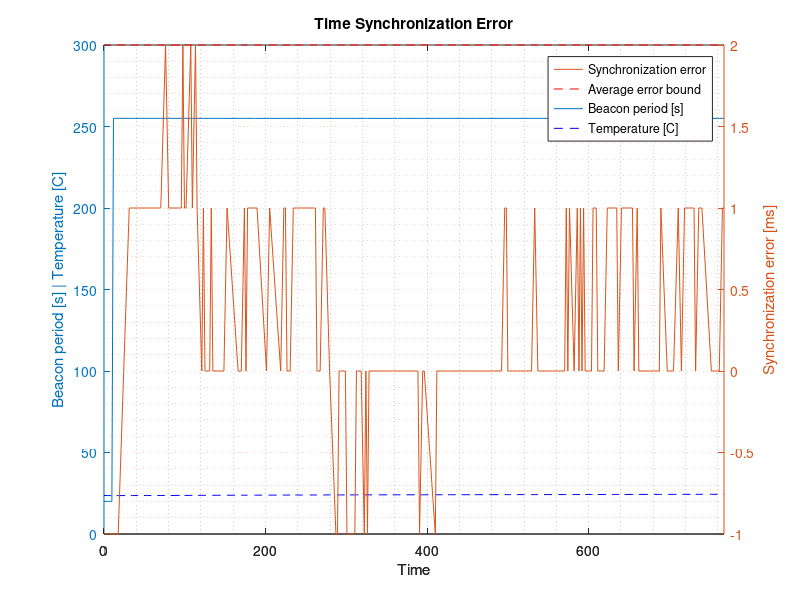
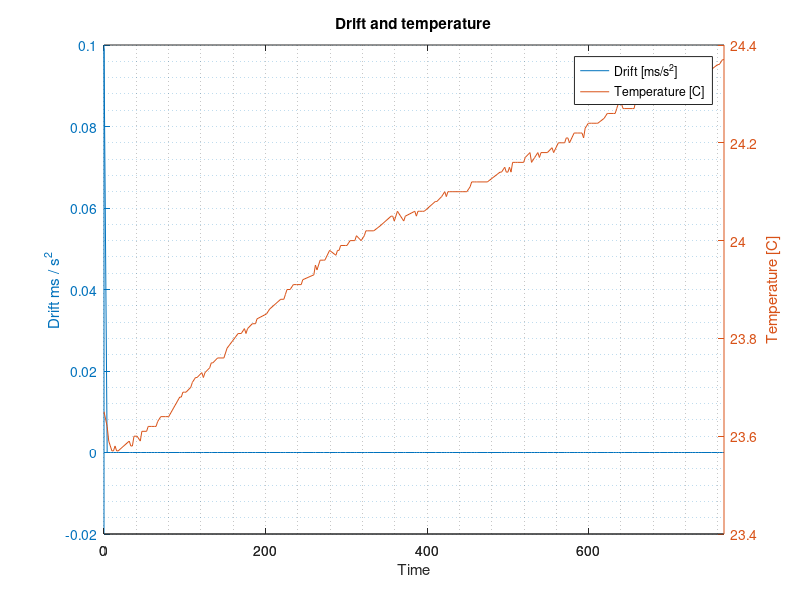
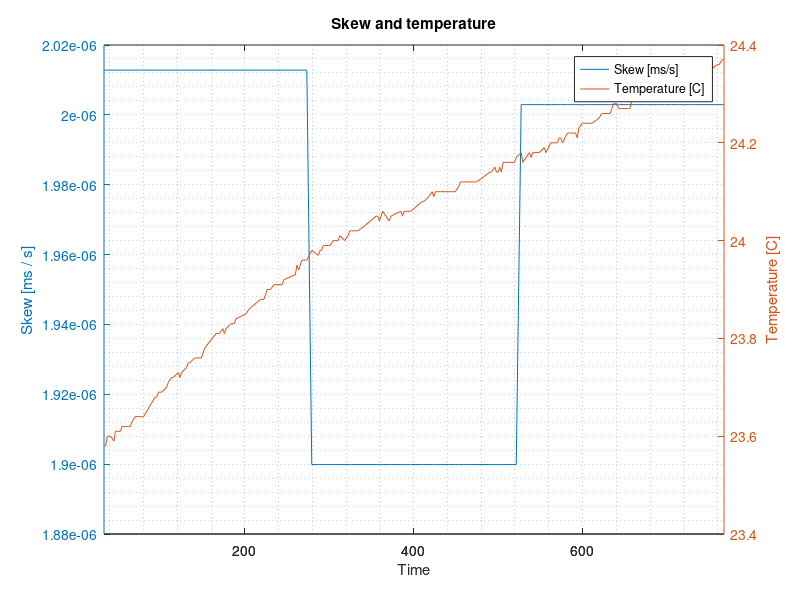

Write MATLAB code to recreate these figures, in order.
data = dlmread('2014-12-22 20-13-52.txt'); % Stable measurements
%data = dlmread('2014-12-22 16-37-55.txt'); % Unstable measurements
%data = dlmread('2014-12-22 15-49-36.txt');
%data = dlmread('2014-12-22 15-26-48.txt');
%data = dlmread('2014-12-22 12-42-09.txt');

j = 1;
pairedData = zeros(length(data),6);
% pairedData = [timeSyncError, beaconPeriod, drift, skew, temp, seq, timestamp]
for i = 1:length(data)-1
   if ((abs(data(i,7) - data (i+1,7)) < 50) && (data(i,1)-data(i+1,1) ~= 0))
       if (abs(data(i,2)-data(i+1,2)) > 1000000)
           % outlier
           continue;
       end
       
       if(data(i,1) == 1) % parent is i, child is i+1
            pairedData(j,1) = data(i,2)-data(i+1,2);
            pairedData(j,2) = data(i,3);
            pairedData(j,3) = data(i,4);
            pairedData(j,4) = data(i+1,4);
            pairedData(j,5) = data(i+1,5);
            pairedData(j,6) = data(i,6);
            pairedData(j,7) = data(i,7);
       else % parent is i+1, child is i
            pairedData(j,1) = data(i+1,2)-data(i,2);
            pairedData(j,2) = data(i+1,3);
            pairedData(j,3) = data(i+1,4);
            pairedData(j,4) = data(i,4);
            pairedData(j,5) = data(i,5);
            pairedData(j,6) = data(i+1,6);
            pairedData(j,7) = data(i+1,7);
       end
       j = j+1;
   else
       % no match
   end
end
pairedData  = pairedData(1:j-1,:);

% Remove unwanted parts:
%pairedData  = pairedData(11:length(pairedData),:); %Unstable
pairedData  = pairedData(30:length(pairedData)/2-75,:); %Stable

% Normalize timestamps
pairedData(:,7) = (pairedData(:,7)-pairedData(1,7))/1000;

figure(1)
clf

% SyncError, beacon period, temperature and error bound vs time
[hAx,pBeacon,pError] = plotyy(pairedData(:,7),pairedData(:,2),pairedData(:,7),pairedData(:,1));
set(get(hAx(1),'Ylabel'),'String','Beacon period [s] | Temperature [C]') 
set(get(hAx(2),'Ylabel'),'String','Synchronization error [ms]')

axes(hAx(1))
hold on
plot(pairedData(:,7),pairedData(:,5),'--b');
xlabel('Time')
axes(hAx(2))
hold on
plot(pairedData(:,7),ones(size(pairedData(:,7)))*2,'--r');

title('Time Synchronization Error')
xlabel('Time')

grid minor
legend(...
    'Synchronization error',...
    'Average error bound',...
    'Beacon period [s]',...
    'Temperature [C]')

%%
figure(2)
% Drift and temperature vs time
[hAx2,pBeacon,pError] = plotyy(pairedData(:,7),pairedData(:,3),pairedData(:,7),pairedData(:,5)); 

title('Drift and temperature')
xlabel('Time')

ylabel(hAx2(1),'Drift ms / s^2') % left y-axis
ylabel(hAx2(2),'Temperature [C]') % right y-axis

grid minor
legend(...
    'Drift [ms/s^2]',...
    'Temperature [C]')

pairedData  = pairedData(11:length(pairedData),:); %Unstable
figure(3)
% Skew and temperature vs time
[hAx2,pBeacon,pError] = plotyy(pairedData(:,7),pairedData(:,4),pairedData(:,7),pairedData(:,5)); 

title('Skew and temperature')
xlabel('Time')

ylabel(hAx2(1),'Skew [ms / s]') % left y-axis
ylabel(hAx2(2),'Temperature [C]') % right y-axis

grid minor
legend(...
    'Skew [ms/s]',...
    'Temperature [C]')